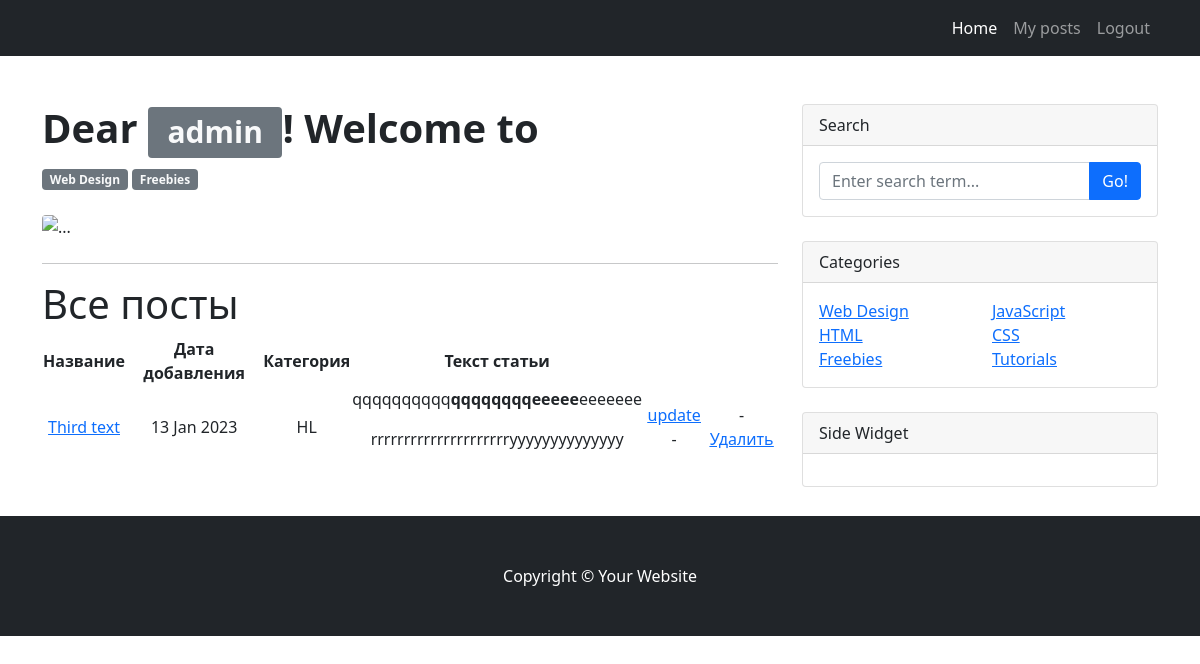
The app's page /auth_page (signed in), older data.
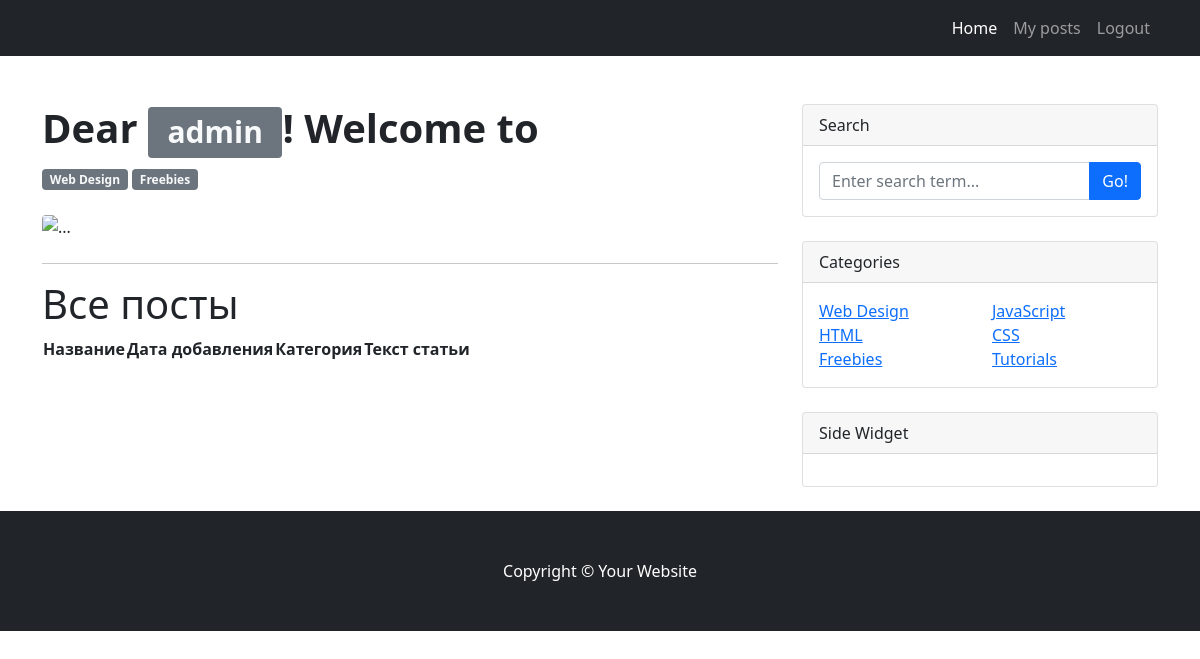
The same page, newer data.
### board_app/models.py (models this page shows, shortened)
class Post(models.Model):
    title = models.CharField(max_length=255)
    post_auth = models.ForeignKey(User, on_delete=models.CASCADE)
    add_time = models.DateTimeField(auto_now_add=True)
    category = models.CharField(max_length=30, choices=PostTypes)
    post_text = RichTextField(blank=True, null=True)

### board_app/views.py (the view)
# urls.py: path('auth_page', AuthPostListView.as_view(), name='auth_posts'),
class AuthPostListView(LoginRequiredMixin, ListView):
    model = Post
    template_name = 'auth_page.html'
    context_object_name = 'auth_posts'
    def get_context_data(self, **kwargs):
        context = super().get_context_data(**kwargs)
        context['post_list'] = Post.objects.filter(post_auth=self.request.user)
        return context

### templates/auth_page.html (shortened to what this page needs)
{% extends 'flatpages/default.html' %}
{% block content %}
<hr>
<h1> Все посты </h1>
<table style="width: auto; height: auto; text-align: center;" >
           <tr>
               <td> <strong> Название </strong></td>
               <td> <strong> Дата добавления </strong></td>
               <td> <strong> Категория </strong></td>
               <td style="width: auto; height: auto; text-align: center;" > <strong> Текст статьи </strong> </td>
           </tr>
           {% for p in post_list %}
           <tr>
               <td> <a href="{% url 'post' p.id %}">{{ p.title }}</a> </td>
               <td>{{ p.add_time|date:'d M Y' }}</td>
               <td>{{ p.category }}</td>
               <td>{{ p.post_text|truncatewords:20|safe }}</td>
               <td> <a href="{% url 'update_posts' p.id %}"><u> update </u></a> - </td>
               <td> - <a href="{% url 'delete_post' p.id %}"><u> Удалить </u></a> </td>
           </tr>
           {% endfor %}
</table>
{% endblock content %}

Row changes from the older to the newer data that the page shows:
removed Post: title "Third text", add_time "13 Jan 2023", category "HL", post_text "qqqqqqqqqq qqqqqqqqeeeee eeeeeee rrrrrrrrrrrrrrrrrrrrryyyyyyyyyyyyyy"
